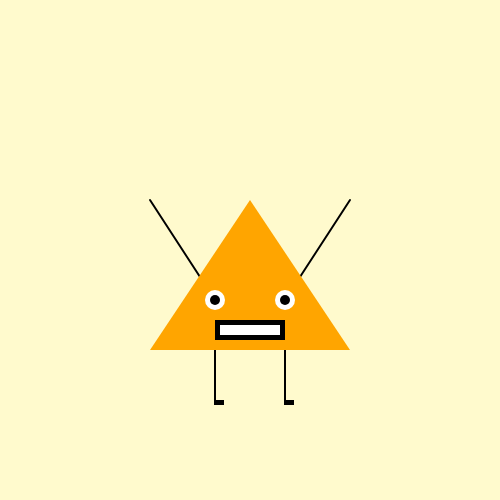
Frame 1 (no input)
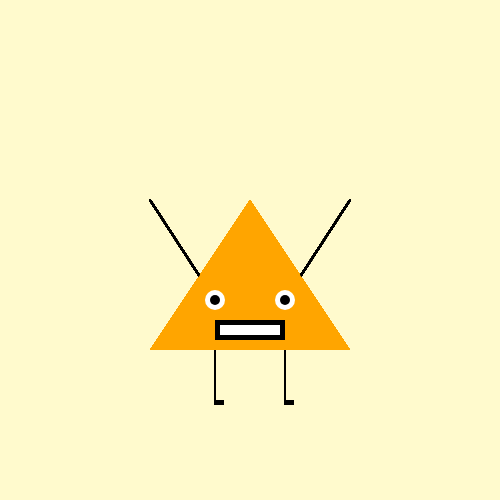
Frame 60 (no input)
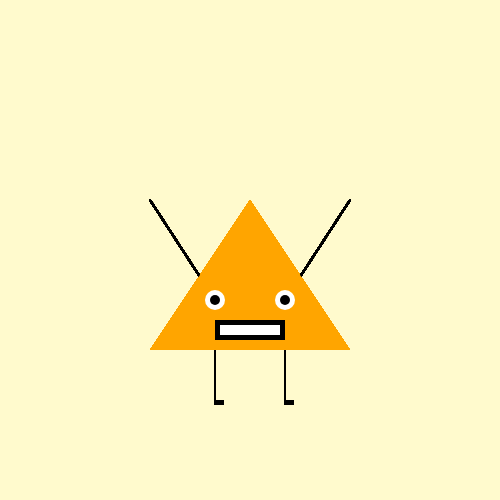
Frame 120 (the mouse pressed at the canvas centre since frame 60)

The p5.js sketch that drew these frames (run headless with seeded random() and noise() and a simulated clock; from frame 60 on, the mouse is pressed at the canvas centre):

// p5.js sketch
// ── sketch.js
var eyeY = 300;
var legsFirstY = 350;
var legsSecondY = 400;
var armsFirstY = 300;
var armsSecondY = 200;

function setup() {
  // put setup code here

  createCanvas(500,500);
  background('LemonChiffon');



}


function draw() {
  // put drawing code here


  fill('black') //fill for legs
  strokeWeight(2) //strokeWeight for legs
  line(215,legsFirstY,215,legsSecondY) //legs
  line(285,legsFirstY,285,legsSecondY) //legs

  line(285,armsFirstY,350,armsSecondY) //arms
  line(215,armsFirstY,150,armsSecondY) //arms

  fill('orange') //body of dorito
  strokeWeight(0)
  triangle(250,200,150,350,350,350) //body of dorito

  fill('white') //white of the eye
  circle(215,eyeY,20)
  circle(285,eyeY,20)

  fill('black') //pupil of the eye
  circle(215,eyeY,10)
  circle(285,eyeY,10)

  rect(215,320,70,20) //mouth with black fill

  fill('white')
  rect(220,325,60,10) //teeth


  fill('black')
  strokeWeight(0)
  rect(214,400,10,5) //little bootie feet
  rect(284,400,10,5)































}
